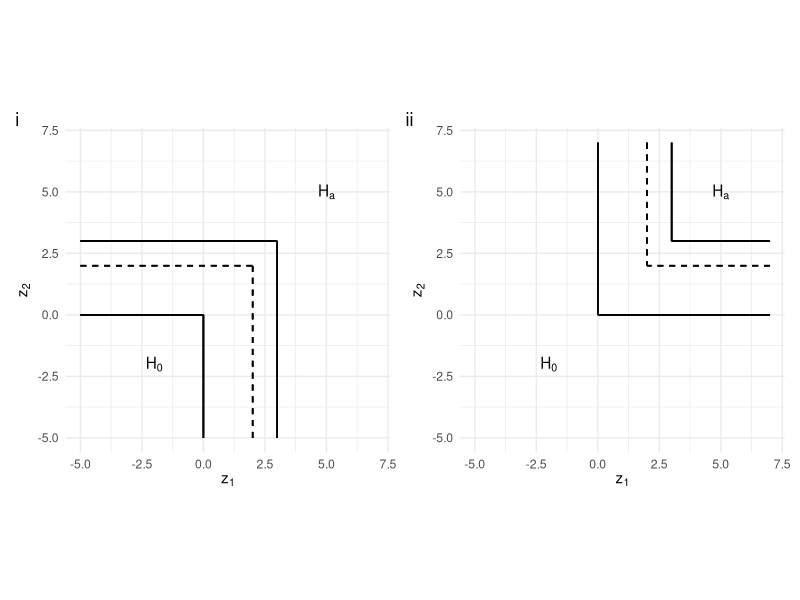
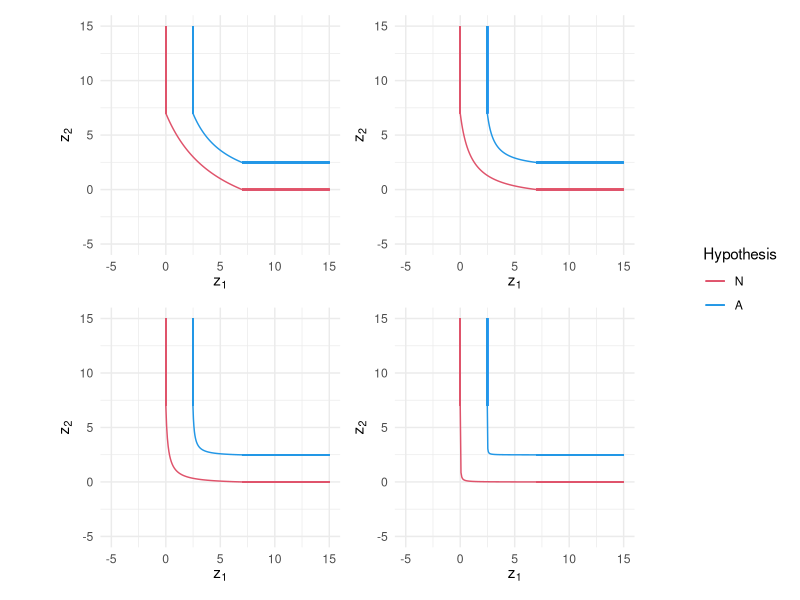
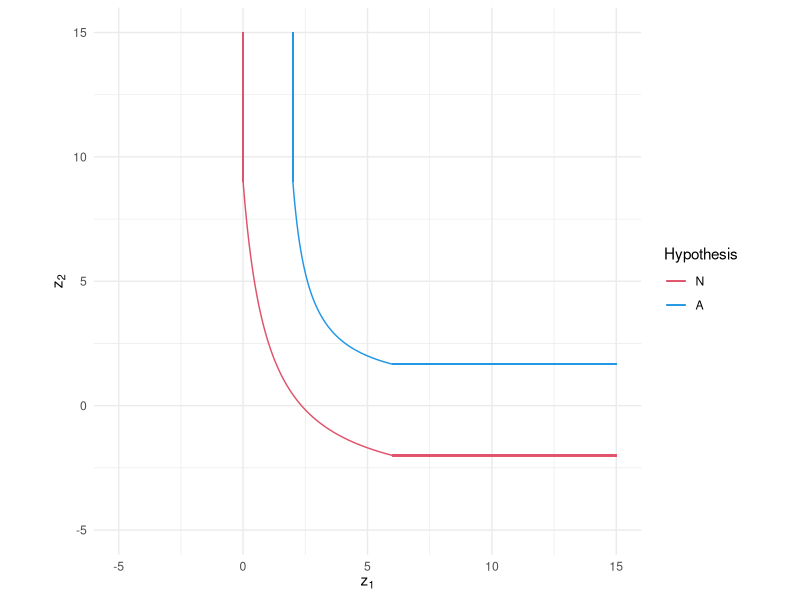

Recreate these plots in R, in order. (Note: this script raises an error after producing the figures.)
## ---- chunk 1
knitr::opts_chunk$set(
  collapse = TRUE,
  comment = "#>"
)
## ---- chunk 2
#library(vamos)
library(ggplot2)
library(patchwork)
## ---- chunk 3
library(ggplot2)
library(patchwork)

df <- expand.grid(z_1 = c(-5, 7),
                  z_2 = c(-5, 7))

p1 <- ggplot(df, aes(z_1, z_2)) + geom_point(alpha = 0) +
  coord_fixed() + 
  # null
  geom_segment(aes(x = -5, y = 0, xend = 0, yend = 0)) +
  geom_segment(aes(x = 0, y = -5, xend = 0, yend = 0)) + 
  
  # alt
  geom_segment(aes(x = -5, y = 3, xend = 3, yend = 3)) +
  geom_segment(aes(x = 3, y = -5, xend = 3, yend = 3)) +
  
  # crit
  geom_segment(aes(x = -5, y = 2, xend = 2, yend = 2), linetype = 2) +
  geom_segment(aes(x = 2, y = -5, xend = 2, yend = 2), linetype = 2) +
  
  annotate("text", x = -2, y = -2, label = expression(H[0])) +
  annotate("text", x = 5, y = 5, label = expression(H[a])) +
  
  xlab(expression(z[1])) + ylab(expression(z[2])) +
  theme_minimal()

p2 <- ggplot(df, aes(z_1, z_2)) + geom_point(alpha = 0) +
  coord_fixed() + 
  # null
  geom_segment(aes(x = 7, y = 0, xend = 0, yend = 0)) +
  geom_segment(aes(x = 0, y = 7, xend = 0, yend = 0)) + 
  
  # alt
  geom_segment(aes(x = 7, y = 3, xend = 3, yend = 3)) +
  geom_segment(aes(x = 3, y = 7, xend = 3, yend = 3)) +
  
  # crit
  geom_segment(aes(x = 7, y = 2, xend = 2, yend = 2), linetype = 2) +
  geom_segment(aes(x = 2, y = 7, xend = 2, yend = 2), linetype = 2) +
  
  annotate("text", x = -2, y = -2, label = expression(H[0])) +
  annotate("text", x = 5, y = 5, label = expression(H[a])) +
  
  xlab(expression(z[1])) + ylab(expression(z[2])) +
  theme_minimal()  
## ---- chunk 4
p1 + p2 + plot_annotation(tag_levels = 'i')
## ---- chunk 5

## ---- chunk 6
hyp_plot <- function(a, c_x, c_y = c_x, n_y = 0, b_null = 0, b_alt = 2.486475) {
  
  # Grid of points for plotting
  df <- expand.grid(x = seq(-5,15,0.3),
                 y = seq(-5,15,0.3))
  
  # Get weight for value function
  w <- (c_x)/(c_y - n_y - a*c_x*n_y)
  
  # Get the required shift parameters to transform the basic hypothesis (set up
  # assuming n_x = 0) to null and alternatives
  s_n <- (c_x - b_null)/c_x
  s_a <- (c_x - b_alt)/c_x
  
  # Null hypothesis
  x_n <- seq(b_null, c_x, length.out = 100)
  y_n <- c_y - s_n*(c_y - (w*c_y - (c_x - (c_x - x_n)/s_n))/(w + w*a*(c_x - (c_x - x_n)/s_n)))
  
  # Alternative hypothesis
  x_a <- seq(b_alt, c_x, length.out = 100)
  y_a <- c_y - s_a*(c_y - (w*c_y - (c_x - (c_x - x_a)/s_a))/(w + w*a*(c_x - (c_x - x_a)/s_a)))
  
  df <- data.frame(x = c(x_n, x_a),
                   y = c(y_n, y_a),
                   h = rep(c("null", "alt"), each = 100))
  
  ggplot(df, aes(x, y, colour = h)) + geom_line() +
    xlim(c(-5, 15)) + ylim(c(-5, 15)) +
    geom_segment(aes(x = b_null, xend = b_null, y =  15, yend = c_y, colour = "null")) +
    geom_segment(aes(x = c_x, xend = 15, y =  n_y, yend = n_y, colour = "null")) +
    geom_segment(aes(x = b_alt, xend = b_alt, y =  15, yend = c_y, colour = "alt")) +
    geom_segment(aes(x = c_x, xend = 15, y =  y_a[length(y_a)], yend = y_a[length(y_a)], colour = "alt")) +
    scale_color_manual(name = "Hypothesis", breaks = c("null", "alt"), 
                       values = c(2,4), labels = c("N", "A")) +
    xlab(expression(z[1])) + ylab(expression(z[2])) +
    coord_fixed() +
    theme_minimal()
}

p1 <- hyp_plot(0.2, 7); p2 <- hyp_plot(1, 7); p3 <- hyp_plot(5, 7); p4 <- hyp_plot(100, 7)

(p1 + p2) / (p3 + p4) + plot_layout(guides = "collect")
## ---- chunk 7
hyp_plot(a = 1, c_x = 6, c_y = 9, n_y = -2, b_alt = 2)
## ---- chunk 8
library(mvtnorm)

a <- 1
c <- 7
sigma <- matrix(c(1, 0.3, 0.3, 1), ncol = 2)
cor_z <- sigma[1,2]
variance <- sigma[1,1]
alpha_nom <- 0.05
null <- 0
alternative <- 0.3

ns <- seq(100, 500, 100)
r <- NULL
for(n in ns){
  r <- rbind(r, ocs_value_cp(n, null, alternative, cor_z, alpha_nom, variance, a, c_x = c, c_y = c, n_y = 0))
}

r2 <- NULL
for(n in ns){
  r2 <- rbind(r2, ocs_value_cp_wrong(n, null, alternative, cor_z, alpha_nom, variance, a, c_x = c, c_y = c, n_y = 0))
}

cbind(r[,2], r2[,2], r2[,2] - r[,2], r2[,2]/r[,2])
